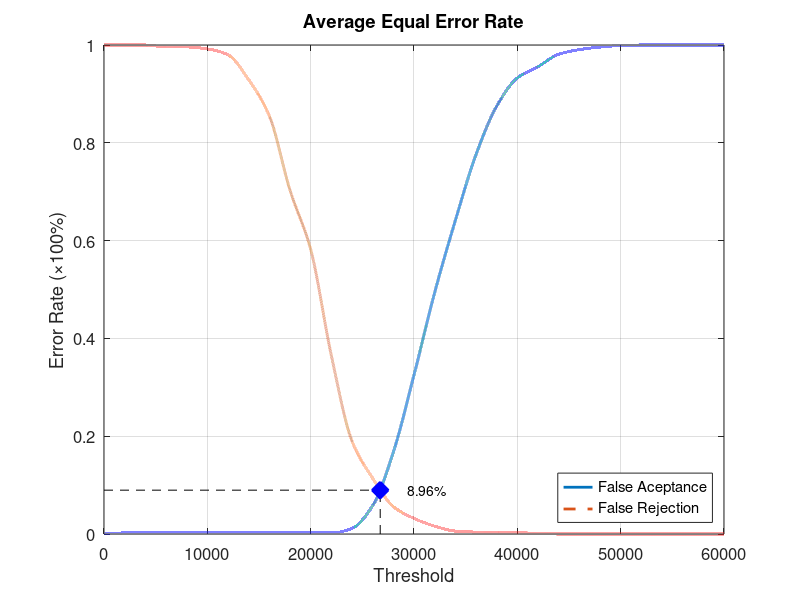
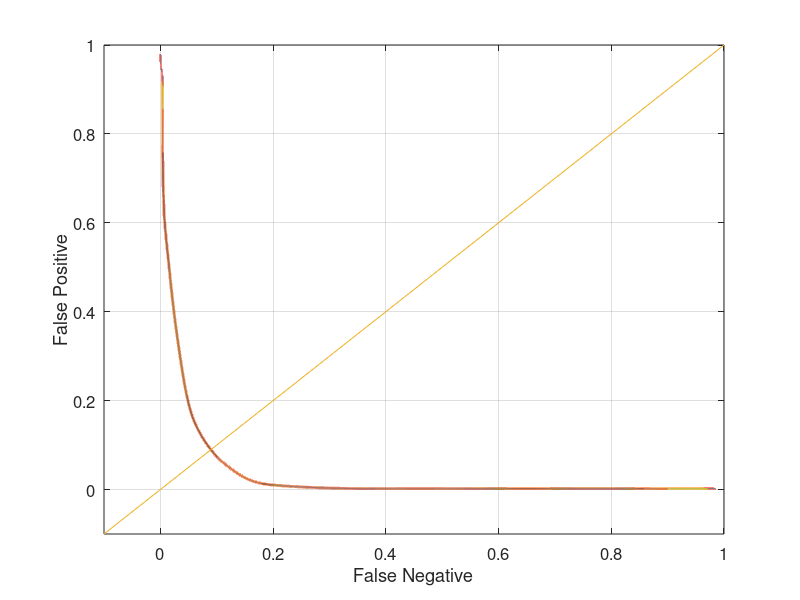

Write the MATLAB code that produced these figures, in order.
function yEER = Database2Average
close all;
clear;
clc;
x = 0:2000:60000;
xq = 0:0.5:60000;

y0 = [0 0.00210526 0.00210526 0.00210526 0.00210526 0.00210526 0.00210526 0.00210526 0.00210526 0.00210526 0.00210526 0.00210526 0.0115789 0.0578947 0.167368 0.325263 0.493684 0.641053 0.775789 0.874737 0.932632 0.955789 0.981053 0.990526 0.99579 0.998947 1 1 1 1 1];
yy0 = interp1(x, y0, xq, 'pchip');
y1 = [1 1 1 0.996 0.996 0.992 0.98 0.929 0.855 0.703 0.582 0.365 0.19 0.114 0.056 0.032 0.016 0.006 0.004 0.004 0.003 0.001 0 0 0 0 0 0 0 0 0];
yy1 = interp1(x, y1, xq, 'pchip');

% Calculating EER: 
y2 = abs(y0 - y1);
find(y2 == min(y2))
yy2 = abs(yy0 - yy1);
xEER = find(yy2 == min(yy2));
xEERIndex = xq(xEER) % X-axis EER
yEER = yy0(xEER) % Y-axis EER

main = figure
plot(xq, yy0,'-','LineWidth', 2);	hold on
plot(xq, yy1,'--','LineWidth', 2);	hold on
plot([xEERIndex xEERIndex], [0 yEER], 'k--');	hold on
plot([0 xEERIndex], [yEER yEER], 'k--');	hold on
plot(xEERIndex, yEER, 'bx', 'LineWidth', 10);	hold on
text(xEERIndex + 10 * xEERIndex / 100, yEER, [num2str(round((10000 * yEER)) / 100) '%'])
legend('False Aceptance', 'False Rejection', 'Location', 'SouthEast')
xlabel('Threshold')
ylabel('Error Rate (\times100%)')
title('Average Equal Error Rate')
set(gca, 'FontSize', 12)
axis([0 60000 0 1])
grid on

print(main, 'Database2AverageMain', '-dpng');
FNRxFPR = figure('Color', [1 1 1]);
plot(yy1, yy0, '-', yy1, yy0, 'LineWidth', 2);
hold on
y = -0.1:0.1:1
plot(y, y); 
set(gca, 'FontSize', 12)
xlabel('False Negative')
ylabel('False Positive')
axis([-0.1 1 -0.1 1])
set(gca, 'FontSize', 12)
grid on

print(FNRxFPR, 'Database2AverageFNRxFPR','-dpng');
end
